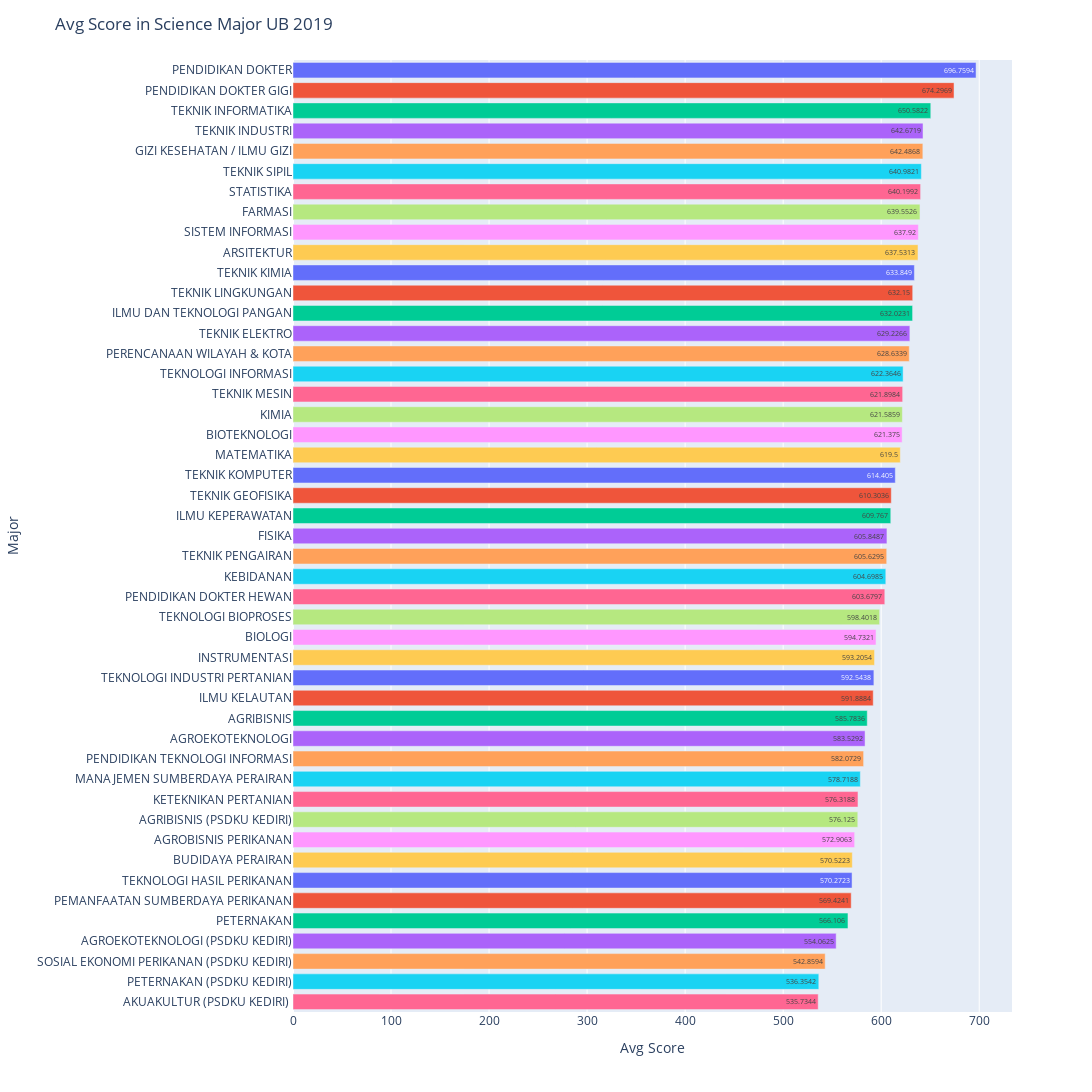

Notebook source saved alongside this figure:
### Code cell
fig = px.bar(data_frame=df_univ_braw_clear.groupby('first_major').mean().reset_index().sort_values('average_score',ascending=False),x='average_score',y='first_major',color='first_major',height=1200,width=1200,text_auto=True)
fig.update_layout(showlegend=False,title='Avg Score in Science Major UB 2019',xaxis_title='Avg Score',yaxis_title='Major',bargap=0.15,
bargroupgap=0.1)
# fig.update_traces(textfont_size=16, textangle=0, textposition="outside", cliponaxis=False)

### Figure 1 — Plotly figure (JSON) as saved in the notebook; plotly's stock layout.template omitted (floating-point values rounded to 4 significant figures)
{"data": [{"alignmentgroup": "True", "hovertemplate": "first_major=%{y}<br>average_score=%{x}<extra></extra>", "legendgroup": "PENDIDIKAN DOKTER", "marker": {"color": "#636efa", "pattern": {"shape": ""}}, "name": "PENDIDIKAN DOKTER", "offsetgroup": "PENDIDIKAN DOKTER", "orientation": "h", "showlegend": true, "textposition": "auto", "texttemplate": "%{x}", "type": "bar", "x": [696.8], "xaxis": "x", "y": ["PENDIDIKAN DOKTER"], "yaxis": "y"}, {"alignmentgroup": "True", "hovertemplate": "first_major=%{y}<br>average_score=%{x}<extra></extra>", "legendgroup": "PENDIDIKAN DOKTER GIGI", "marker": {"color": "#EF553B", "pattern": {"shape": ""}}, "name": "PENDIDIKAN DOKTER GIGI", "offsetgroup": "PENDIDIKAN DOKTER GIGI", "orientation": "h", "showlegend": true, "textposition": "auto", "texttemplate": "%{x}", "type": "bar", "x": [674.3], "xaxis": "x", "y": ["PENDIDIKAN DOKTER GIGI"], "yaxis": "y"}, {"alignmentgroup": "True", "hovertemplate": "first_major=%{y}<br>average_score=%{x}<extra></extra>", "legendgroup": "TEKNIK INFORMATIKA", "marker": {"color": "#00cc96", "pattern": {"shape": ""}}, "name": "TEKNIK INFORMATIKA", "offsetgroup": "TEKNIK INFORMATIKA", "orientation": "h", "showlegend": true, "textposition": "auto", "texttemplate": "%{x}", "type": "bar", "x": [650.6], "xaxis": "x", "y": ["TEKNIK INFORMATIKA"], "yaxis": "y"}, {"alignmentgroup": "True", "hovertemplate": "first_major=%{y}<br>average_score=%{x}<extra></extra>", "legendgroup": "TEKNIK INDUSTRI", "marker": {"color": "#ab63fa", "pattern": {"shape": ""}}, "name": "TEKNIK INDUSTRI", "offsetgroup": "TEKNIK INDUSTRI", "orientation": "h", "showlegend": true, "textposition": "auto", "texttemplate": "%{x}", "type": "bar", "x": [642.7], "xaxis": "x", "y": ["TEKNIK INDUSTRI"], "yaxis": "y"}, {"alignmentgroup": "True", "hovertemplate": "first_major=%{y}<br>average_score=%{x}<extra></extra>", "legendgroup": "GIZI KESEHATAN / ILMU GIZI", "marker": {"color": "#FFA15A", "pattern": {"shape": ""}}, "name": "GIZI KESEHATAN / ILMU GIZI", "offsetgroup": "GIZI KESEHATAN / ILMU GIZI", "orientation": "h", "showlegend": true, "textposition": "auto", "texttemplate": "%{x}", "type": "bar", "x": [642.5], "xaxis": "x", "y": ["GIZI KESEHATAN / ILMU GIZI"], "yaxis": "y"}, {"alignmentgroup": "True", "hovertemplate": "first_major=%{y}<br>average_score=%{x}<extra></extra>", "legendgroup": "TEKNIK SIPIL", "marker": {"color": "#19d3f3", "pattern": {"shape": ""}}, "name": "TEKNIK SIPIL", "offsetgroup": "TEKNIK SIPIL", "orientation": "h", "showlegend": true, "textposition": "auto", "texttemplate": "%{x}", "type": "bar", "x": [641.0], "xaxis": "x", "y": ["TEKNIK SIPIL"], "yaxis": "y"}, {"alignmentgroup": "True", "hovertemplate": "first_major=%{y}<br>average_score=%{x}<extra></extra>", "legendgroup": "STATISTIKA", "marker": {"color": "#FF6692", "pattern": {"shape": ""}}, "name": "STATISTIKA", "offsetgroup": "STATISTIKA", "orientation": "h", "showlegend": true, "textposition": "auto", "texttemplate": "%{x}", "type": "bar", "x": [640.2], "xaxis": "x", "y": ["STATISTIKA"], "yaxis": "y"}, {"alignmentgroup": "True", "hovertemplate": "first_major=%{y}<br>average_score=%{x}<extra></extra>", "legendgroup": "FARMASI", "marker": {"color": "#B6E880", "pattern": {"shape": ""}}, "name": "FARMASI", "offsetgroup": "FARMASI", "orientation": "h", "showlegend": true, "textposition": "auto", "texttemplate": "%{x}", "type": "bar", "x": [639.6], "xaxis": "x", "y": ["FARMASI"], "yaxis": "y"}, {"alignmentgroup": "True", "hovertemplate": "first_major=%{y}<br>average_score=%{x}<extra></extra>", "legendgroup": "SISTEM INFORMASI", "marker": {"color": "#FF97FF", "pattern": {"shape": ""}}, "name": "SISTEM INFORMASI", "offsetgroup": "SISTEM INFORMASI", "orientation": "h", "showlegend": true, "textposition": "auto", "texttemplate": "%{x}", "type": "bar", "x": [637.9], "xaxis": "x", "y": ["SISTEM INFORMASI"], "yaxis": "y"}, {"alignmentgroup": "True", "hovertemplate": "first_major=%{y}<br>average_score=%{x}<extra></extra>", "legendgroup": "ARSITEKTUR", "marker": {"color": "#FECB52", "pattern": {"shape": ""}}, "name": "ARSITEKTUR", "offsetgroup": "ARSITEKTUR", "orientation": "h", "showlegend": true, "textposition": "auto", "texttemplate": "%{x}", "type": "bar", "x": [637.5], "xaxis": "x", "y": ["ARSITEKTUR"], "yaxis": "y"}, {"alignmentgroup": "True", "hovertemplate": "first_major=%{y}<br>average_score=%{x}<extra></extra>", "legendgroup": "TEKNIK KIMIA", "marker": {"color": "#636efa", "pattern": {"shape": ""}}, "name": "TEKNIK KIMIA", "offsetgroup": "TEKNIK KIMIA", "orientation": "h", "showlegend": true, "textposition": "auto", "texttemplate": "%{x}", "type": "bar", "x": [633.8], "xaxis": "x", "y": ["TEKNIK KIMIA"], "yaxis": "y"}, {"alignmentgroup": "True", "hovertemplate": "first_major=%{y}<br>average_score=%{x}<extra></extra>", "legendgroup": "TEKNIK LINGKUNGAN", "marker": {"color": "#EF553B", "pattern": {"shape": ""}}, "name": "TEKNIK LINGKUNGAN", "offsetgroup": "TEKNIK LINGKUNGAN", "orientation": "h", "showlegend": true, "textposition": "auto", "texttemplate": "%{x}", "type": "bar", "x": [632.1], "xaxis": "x", "y": ["TEKNIK LINGKUNGAN"], "yaxis": "y"}, {"alignmentgroup": "True", "hovertemplate": "first_major=%{y}<br>average_score=%{x}<extra></extra>", "legendgroup": "ILMU DAN TEKNOLOGI PANGAN", "marker": {"color": "#00cc96", "pattern": {"shape": ""}}, "name": "ILMU DAN TEKNOLOGI PANGAN", "offsetgroup": "ILMU DAN TEKNOLOGI PANGAN", "orientation": "h", "showlegend": true, "textposition": "auto", "texttemplate": "%{x}", "type": "bar", "x": [632.0], "xaxis": "x", "y": ["ILMU DAN TEKNOLOGI PANGAN"], "yaxis": "y"}, {"alignmentgroup": "True", "hovertemplate": "first_major=%{y}<br>average_score=%{x}<extra></extra>", "legendgroup": "TEKNIK ELEKTRO", "marker": {"color": "#ab63fa", "pattern": {"shape": ""}}, "name": "TEKNIK ELEKTRO", "offsetgroup": "TEKNIK ELEKTRO", "orientation": "h", "showlegend": true, "textposition": "auto", "texttemplate": "%{x}", "type": "bar", "x": [629.2], "xaxis": "x", "y": ["TEKNIK ELEKTRO"], "yaxis": "y"}, {"alignmentgroup": "True", "hovertemplate": "first_major=%{y}<br>average_score=%{x}<extra></extra>", "legendgroup": "PERENCANAAN WILAYAH & KOTA", "marker": {"color": "#FFA15A", "pattern": {"shape": ""}}, "name": "PERENCANAAN WILAYAH & KOTA", "offsetgroup": "PERENCANAAN WILAYAH & KOTA", "orientation": "h", "showlegend": true, "textposition": "auto", "texttemplate": "%{x}", "type": "bar", "x": [628.6], "xaxis": "x", "y": ["PERENCANAAN WILAYAH & KOTA"], "yaxis": "y"}, {"alignmentgroup": "True", "hovertemplate": "first_major=%{y}<br>average_score=%{x}<extra></extra>", "legendgroup": "TEKNOLOGI INFORMASI", "marker": {"color": "#19d3f3", "pattern": {"shape": ""}}, "name": "TEKNOLOGI INFORMASI", "offsetgroup": "TEKNOLOGI INFORMASI", "orientation": "h", "showlegend": true, "textposition": "auto", "texttemplate": "%{x}", "type": "bar", "x": [622.4], "xaxis": "x", "y": ["TEKNOLOGI INFORMASI"], "yaxis": "y"}, {"alignmentgroup": "True", "hovertemplate": "first_major=%{y}<br>average_score=%{x}<extra></extra>", "legendgroup": "TEKNIK MESIN", "marker": {"color": "#FF6692", "pattern": {"shape": ""}}, "name": "TEKNIK MESIN", "offsetgroup": "TEKNIK MESIN", "orientation": "h", "showlegend": true, "textposition": "auto", "texttemplate": "%{x}", "type": "bar", "x": [621.9], "xaxis": "x", "y": ["TEKNIK MESIN"], "yaxis": "y"}, {"alignmentgroup": "True", "hovertemplate": "first_major=%{y}<br>average_score=%{x}<extra></extra>", "legendgroup": "KIMIA", "marker": {"color": "#B6E880", "pattern": {"shape": ""}}, "name": "KIMIA", "offsetgroup": "KIMIA", "orientation": "h", "showlegend": true, "textposition": "auto", "texttemplate": "%{x}", "type": "bar", "x": [621.6], "xaxis": "x", "y": ["KIMIA"], "yaxis": "y"}, {"alignmentgroup": "True", "hovertemplate": "first_major=%{y}<br>average_score=%{x}<extra></extra>", "legendgroup": "BIOTEKNOLOGI", "marker": {"color": "#FF97FF", "pattern": {"shape": ""}}, "name": "BIOTEKNOLOGI", "offsetgroup": "BIOTEKNOLOGI", "orientation": "h", "showlegend": true, "textposition": "auto", "texttemplate": "%{x}", "type": "bar", "x": [621.4], "xaxis": "x", "y": ["BIOTEKNOLOGI"], "yaxis": "y"}, {"alignmentgroup": "True", "hovertemplate": "first_major=%{y}<br>average_score=%{x}<extra></extra>", "legendgroup": "MATEMATIKA", "marker": {"color": "#FECB52", "pattern": {"shape": ""}}, "name": "MATEMATIKA", "offsetgroup": "MATEMATIKA", "orientation": "h", "showlegend": true, "textposition": "auto", "texttemplate": "%{x}", "type": "bar", "x": [619.5], "xaxis": "x", "y": ["MATEMATIKA"], "yaxis": "y"}, {"alignmentgroup": "True", "hovertemplate": "first_major=%{y}<br>average_score=%{x}<extra></extra>", "legendgroup": "TEKNIK KOMPUTER", "marker": {"color": "#636efa", "pattern": {"shape": ""}}, "name": "TEKNIK KOMPUTER", "offsetgroup": "TEKNIK KOMPUTER", "orientation": "h", "showlegend": true, "textposition": "auto", "texttemplate": "%{x}", "type": "bar", "x": [614.4], "xaxis": "x", "y": ["TEKNIK KOMPUTER"], "yaxis": "y"}, {"alignmentgroup": "True", "hovertemplate": "first_major=%{y}<br>average_score=%{x}<extra></extra>", "legendgroup": "TEKNIK GEOFISIKA", "marker": {"color": "#EF553B", "pattern": {"shape": ""}}, "name": "TEKNIK GEOFISIKA", "offsetgroup": "TEKNIK GEOFISIKA", "orientation": "h", "showlegend": true, "textposition": "auto", "texttemplate": "%{x}", "type": "bar", "x": [610.3], "xaxis": "x", "y": ["TEKNIK GEOFISIKA"], "yaxis": "y"}, {"alignmentgroup": "True", "hovertemplate": "first_major=%{y}<br>average_score=%{x}<extra></extra>", "legendgroup": "ILMU KEPERAWATAN", "marker": {"color": "#00cc96", "pattern": {"shape": ""}}, "name": "ILMU KEPERAWATAN", "offsetgroup": "ILMU KEPERAWATAN", "orientation": "h", "showlegend": true, "textposition": "auto", "texttemplate": "%{x}", "type": "bar", "x": [609.8], "xaxis": "x", "y": ["ILMU KEPERAWATAN"], "yaxis": "y"}, {"alignmentgroup": "True", "hovertemplate": "first_major=%{y}<br>average_score=%{x}<extra></extra>", "legendgroup": "FISIKA", "marker": {"color": "#ab63fa", "pattern": {"shape": ""}}, "name": "FISIKA", "offsetgroup": "FISIKA", "orientation": "h", "showlegend": true, "textposition": "auto", "texttemplate": "%{x}", "type": "bar", "x": [605.8], "xaxis": "x", "y": ["FISIKA"], "yaxis": "y"}, {"alignmentgroup": "True", "hovertemplate": "first_major=%{y}<br>average_score=%{x}<extra></extra>", "legendgroup": "TEKNIK PENGAIRAN", "marker": {"color": "#FFA15A", "pattern": {"shape": ""}}, "name": "TEKNIK PENGAIRAN", "offsetgroup": "TEKNIK PENGAIRAN", "orientation": "h", "showlegend": true, "textposition": "auto", "texttemplate": "%{x}", "type": "bar", "x": [605.6], "xaxis": "x", "y": ["TEKNIK PENGAIRAN"], "yaxis": "y"}, {"alignmentgroup": "True", "hovertemplate": "first_major=%{y}<br>average_score=%{x}<extra></extra>", "legendgroup": "KEBIDANAN", "marker": {"color": "#19d3f3", "pattern": {"shape": ""}}, "name": "KEBIDANAN", "offsetgroup": "KEBIDANAN", "orientation": "h", "showlegend": true, "textposition": "auto", "texttemplate": "%{x}", "type": "bar", "x": [604.7], "xaxis": "x", "y": ["KEBIDANAN"], "yaxis": "y"}, {"alignmentgroup": "True", "hovertemplate": "first_major=%{y}<br>average_score=%{x}<extra></extra>", "legendgroup": "PENDIDIKAN DOKTER HEWAN", "marker": {"color": "#FF6692", "pattern": {"shape": ""}}, "name": "PENDIDIKAN DOKTER HEWAN", "offsetgroup": "PENDIDIKAN DOKTER HEWAN", "orientation": "h", "showlegend": true, "textposition": "auto", "texttemplate": "%{x}", "type": "bar", "x": [603.7], "xaxis": "x", "y": ["PENDIDIKAN DOKTER HEWAN"], "yaxis": "y"}, {"alignmentgroup": "True", "hovertemplate": "first_major=%{y}<br>average_score=%{x}<extra></extra>", "legendgroup": "TEKNOLOGI BIOPROSES", "marker": {"color": "#B6E880", "pattern": {"shape": ""}}, "name": "TEKNOLOGI BIOPROSES", "offsetgroup": "TEKNOLOGI BIOPROSES", "orientation": "h", "showlegend": true, "textposition": "auto", "texttemplate": "%{x}", "type": "bar", "x": [598.4], "xaxis": "x", "y": ["TEKNOLOGI BIOPROSES"], "yaxis": "y"}, {"alignmentgroup": "True", "hovertemplate": "first_major=%{y}<br>average_score=%{x}<extra></extra>", "legendgroup": "BIOLOGI", "marker": {"color": "#FF97FF", "pattern": {"shape": ""}}, "name": "BIOLOGI", "offsetgroup": "BIOLOGI", "orientation": "h", "showlegend": true, "textposition": "auto", "texttemplate": "%{x}", "type": "bar", "x": [594.7], "xaxis": "x", "y": ["BIOLOGI"], "yaxis": "y"}, {"alignmentgroup": "True", "hovertemplate": "first_major=%{y}<br>average_score=%{x}<extra></extra>", "legendgroup": "INSTRUMENTASI", "marker": {"color": "#FECB52", "pattern": {"shape": ""}}, "name": "INSTRUMENTASI", "offsetgroup": "INSTRUMENTASI", "orientation": "h", "showlegend": true, "textposition": "auto", "texttemplate": "%{x}", "type": "bar", "x": [593.2], "xaxis": "x", "y": ["INSTRUMENTASI"], "yaxis": "y"}, {"alignmentgroup": "True", "hovertemplate": "first_major=%{y}<br>average_score=%{x}<extra></extra>", "legendgroup": "TEKNOLOGI INDUSTRI PERTANIAN", "marker": {"color": "#636efa", "pattern": {"shape": ""}}, "name": "TEKNOLOGI INDUSTRI PERTANIAN", "offsetgroup": "TEKNOLOGI INDUSTRI PERTANIAN", "orientation": "h", "showlegend": true, "textposition": "auto", "texttemplate": "%{x}", "type": "bar", "x": [592.5], "xaxis": "x", "y": ["TEKNOLOGI INDUSTRI PERTANIAN"], "yaxis": "y"}, {"alignmentgroup": "True", "hovertemplate": "first_major=%{y}<br>average_score=%{x}<extra></extra>", "legendgroup": "ILMU KELAUTAN", "marker": {"color": "#EF553B", "pattern": {"shape": ""}}, "name": "ILMU KELAUTAN", "offsetgroup": "ILMU KELAUTAN", "orientation": "h", "showlegend": true, "textposition": "auto", "texttemplate": "%{x}", "type": "bar", "x": [591.9], "xaxis": "x", "y": ["ILMU KELAUTAN"], "yaxis": "y"}, {"alignmentgroup": "True", "hovertemplate": "first_major=%{y}<br>average_score=%{x}<extra></extra>", "legendgroup": "AGRIBISNIS", "marker": {"color": "#00cc96", "pattern": {"shape": ""}}, "name": "AGRIBISNIS", "offsetgroup": "AGRIBISNIS", "orientation": "h", "showlegend": true, "textposition": "auto", "texttemplate": "%{x}", "type": "bar", "x": [585.8], "xaxis": "x", "y": ["AGRIBISNIS"], "yaxis": "y"}, {"alignmentgroup": "True", "hovertemplate": "first_major=%{y}<br>average_score=%{x}<extra></extra>", "legendgroup": "AGROEKOTEKNOLOGI", "marker": {"color": "#ab63fa", "pattern": {"shape": ""}}, "name": "AGROEKOTEKNOLOGI", "offsetgroup": "AGROEKOTEKNOLOGI", "orientation": "h", "showlegend": true, "textposition": "auto", "texttemplate": "%{x}", "type": "bar", "x": [583.5], "xaxis": "x", "y": ["AGROEKOTEKNOLOGI"], "yaxis": "y"}, {"alignmentgroup": "True", "hovertemplate": "first_major=%{y}<br>average_score=%{x}<extra></extra>", "legendgroup": "PENDIDIKAN TEKNOLOGI INFORMASI", "marker": {"color": "#FFA15A", "pattern": {"shape": ""}}, "name": "PENDIDIKAN TEKNOLOGI INFORMASI", "offsetgroup": "PENDIDIKAN TEKNOLOGI INFORMASI", "orientation": "h", "showlegend": true, "textposition": "auto", "texttemplate": "%{x}", "type": "bar", "x": [582.1], "xaxis": "x", "y": ["PENDIDIKAN TEKNOLOGI INFORMASI"], "yaxis": "y"}, {"alignmentgroup": "True", "hovertemplate": "first_major=%{y}<br>average_score=%{x}<extra></extra>", "legendgroup": "MANAJEMEN SUMBERDAYA PERAIRAN", "marker": {"color": "#19d3f3", "pattern": {"shape": ""}}, "name": "MANAJEMEN SUMBERDAYA PERAIRAN", "offsetgroup": "MANAJEMEN SUMBERDAYA PERAIRAN", "orientation": "h", "showlegend": true, "textposition": "auto", "texttemplate": "%{x}", "type": "bar", "x": [578.7], "xaxis": "x", "y": ["MANAJEMEN SUMBERDAYA PERAIRAN"], "yaxis": "y"}, {"alignmentgroup": "True", "hovertemplate": "first_major=%{y}<br>average_score=%{x}<extra></extra>", "legendgroup": "KETEKNIKAN PERTANIAN", "marker": {"color": "#FF6692", "pattern": {"shape": ""}}, "name": "KETEKNIKAN PERTANIAN", "offsetgroup": "KETEKNIKAN PERTANIAN", "orientation": "h", "showlegend": true, "textposition": "auto", "texttemplate": "%{x}", "type": "bar", "x": [576.3], "xaxis": "x", "y": ["KETEKNIKAN PERTANIAN"], "yaxis": "y"}, {"alignmentgroup": "True", "hovertemplate": "first_major=%{y}<br>average_score=%{x}<extra></extra>", "legendgroup": "AGRIBISNIS (PSDKU KEDIRI)", "marker": {"color": "#B6E880", "pattern": {"shape": ""}}, "name": "AGRIBISNIS (PSDKU KEDIRI)", "offsetgroup": "AGRIBISNIS (PSDKU KEDIRI)", "orientation": "h", "showlegend": true, "textposition": "auto", "texttemplate": "%{x}", "type": "bar", "x": [576.1], "xaxis": "x", "y": ["AGRIBISNIS (PSDKU KEDIRI)"], "yaxis": "y"}, {"alignmentgroup": "True", "hovertemplate": "first_major=%{y}<br>average_score=%{x}<extra></extra>", "legendgroup": "AGROBISNIS PERIKANAN", "marker": {"color": "#FF97FF", "pattern": {"shape": ""}}, "name": "AGROBISNIS PERIKANAN", "offsetgroup": "AGROBISNIS PERIKANAN", "orientation": "h", "showlegend": true, "textposition": "auto", "texttemplate": "%{x}", "type": "bar", "x": [572.9], "xaxis": "x", "y": ["AGROBISNIS PERIKANAN"], "yaxis": "y"}, {"alignmentgroup": "True", "hovertemplate": "first_major=%{y}<br>average_score=%{x}<extra></extra>", "legendgroup": "BUDIDAYA PERAIRAN", "marker": {"color": "#FECB52", "pattern": {"shape": ""}}, "name": "BUDIDAYA PERAIRAN", "offsetgroup": "BUDIDAYA PERAIRAN", "orientation": "h", "showlegend": true, "textposition": "auto", "texttemplate": "%{x}", "type": "bar", "x": [570.5], "xaxis": "x", "y": ["BUDIDAYA PERAIRAN"], "yaxis": "y"}, {"alignmentgroup": "True", "hovertemplate": "first_major=%{y}<br>average_score=%{x}<extra></extra>", "legendgroup": "TEKNOLOGI HASIL PERIKANAN", "marker": {"color": "#636efa", "pattern": {"shape": ""}}, "name": "TEKNOLOGI HASIL PERIKANAN", "offsetgroup": "TEKNOLOGI HASIL PERIKANAN", "orientation": "h", "showlegend": true, "textposition": "auto", "texttemplate": "%{x}", "type": "bar", "x": [570.3], "xaxis": "x", "y": ["TEKNOLOGI HASIL PERIKANAN"], "yaxis": "y"}, {"alignmentgroup": "True", "hovertemplate": "first_major=%{y}<br>average_score=%{x}<extra></extra>", "legendgroup": "PEMANFAATAN SUMBERDAYA PERIKANAN", "marker": {"color": "#EF553B", "pattern": {"shape": ""}}, "name": "PEMANFAATAN SUMBERDAYA PERIKANAN", "offsetgroup": "PEMANFAATAN SUMBERDAYA PERIKANAN", "orientation": "h", "showlegend": true, "textposition": "auto", "texttemplate": "%{x}", "type": "bar", "x": [569.4], "xaxis": "x", "y": ["PEMANFAATAN SUMBERDAYA PERIKANAN"], "yaxis": "y"}, {"alignmentgroup": "True", "hovertemplate": "first_major=%{y}<br>average_score=%{x}<extra></extra>", "legendgroup": "PETERNAKAN", "marker": {"color": "#00cc96", "pattern": {"shape": ""}}, "name": "PETERNAKAN", "offsetgroup": "PETERNAKAN", "orientation": "h", "showlegend": true, "textposition": "auto", "texttemplate": "%{x}", "type": "bar", "x": [566.1], "xaxis": "x", "y": ["PETERNAKAN"], "yaxis": "y"}, {"alignmentgroup": "True", "hovertemplate": "first_major=%{y}<br>average_score=%{x}<extra></extra>", "legendgroup": "AGROEKOTEKNOLOGI (PSDKU KEDIRI)", "marker": {"color": "#ab63fa", "pattern": {"shape": ""}}, "name": "AGROEKOTEKNOLOGI (PSDKU KEDIRI)", "offsetgroup": "AGROEKOTEKNOLOGI (PSDKU KEDIRI)", "orientation": "h", "showlegend": true, "textposition": "auto", "texttemplate": "%{x}", "type": "bar", "x": [554.1], "xaxis": "x", "y": ["AGROEKOTEKNOLOGI (PSDKU KEDIRI)"], "yaxis": "y"}, {"alignmentgroup": "True", "hovertemplate": "first_major=%{y}<br>average_score=%{x}<extra></extra>", "legendgroup": "SOSIAL EKONOMI PERIKANAN (PSDKU KEDIRI)", "marker": {"color": "#FFA15A", "pattern": {"shape": ""}}, "name": "SOSIAL EKONOMI PERIKANAN (PSDKU KEDIRI)", "offsetgroup": "SOSIAL EKONOMI PERIKANAN (PSDKU KEDIRI)", "orientation": "h", "showlegend": true, "textposition": "auto", "texttemplate": "%{x}", "type": "bar", "x": [542.9], "xaxis": "x", "y": ["SOSIAL EKONOMI PERIKANAN (PSDKU KEDIRI)"], "yaxis": "y"}, {"alignmentgroup": "True", "hovertemplate": "first_major=%{y}<br>average_score=%{x}<extra></extra>", "legendgroup": "PETERNAKAN (PSDKU KEDIRI)", "marker": {"color": "#19d3f3", "pattern": {"shape": ""}}, "name": "PETERNAKAN (PSDKU KEDIRI)", "offsetgroup": "PETERNAKAN (PSDKU KEDIRI)", "orientation": "h", "showlegend": true, "textposition": "auto", "texttemplate": "%{x}", "type": "bar", "x": [536.4], "xaxis": "x", "y": ["PETERNAKAN (PSDKU KEDIRI)"], "yaxis": "y"}, {"alignmentgroup": "True", "hovertemplate": "first_major=%{y}<br>average_score=%{x}<extra></extra>", "legendgroup": "AKUAKULTUR (PSDKU KEDIRI) ", "marker": {"color": "#FF6692", "pattern": {"shape": ""}}, "name": "AKUAKULTUR (PSDKU KEDIRI) ", "offsetgroup": "AKUAKULTUR (PSDKU KEDIRI) ", "orientation": "h", "showlegend": true, "textposition": "auto", "texttemplate": "%{x}", "type": "bar", "x": [535.7], "xaxis": "x", "y": ["AKUAKULTUR (PSDKU KEDIRI) "], "yaxis": "y"}], "layout": {"bargap": 0.15, "bargroupgap": 0.1, "barmode": "relative", "height": 1200, "legend": {"title": {"text": "first_major"}, "tracegroupgap": 0}, "margin": {"t": 60}, "showlegend": false, "title": {"text": "Avg Score in Science Major UB 2019"}, "width": 1200, "xaxis": {"anchor": "y", "domain": [0, 1], "title": {"text": "Avg Score"}}, "yaxis": {"anchor": "x", "categoryarray": ["AKUAKULTUR (PSDKU KEDIRI) ", "PETERNAKAN (PSDKU KEDIRI)", "SOSIAL EKONOMI PERIKANAN (PSDKU KEDIRI)", "AGROEKOTEKNOLOGI (PSDKU KEDIRI)", "PETERNAKAN", "PEMANFAATAN SUMBERDAYA PERIKANAN", "TEKNOLOGI HASIL PERIKANAN", "BUDIDAYA PERAIRAN", "AGROBISNIS PERIKANAN", "AGRIBISNIS (PSDKU KEDIRI)", "KETEKNIKAN PERTANIAN", "MANAJEMEN SUMBERDAYA PERAIRAN", "PENDIDIKAN TEKNOLOGI INFORMASI", "AGROEKOTEKNOLOGI", "AGRIBISNIS", "ILMU KELAUTAN", "TEKNOLOGI INDUSTRI PERTANIAN", "INSTRUMENTASI", "BIOLOGI", "TEKNOLOGI BIOPROSES", "PENDIDIKAN DOKTER HEWAN", "KEBIDANAN", "TEKNIK PENGAIRAN", "FISIKA", "ILMU KEPERAWATAN", "TEKNIK GEOFISIKA", "TEKNIK KOMPUTER", "MATEMATIKA", "BIOTEKNOLOGI", "KIMIA", "TEKNIK MESIN", "TEKNOLOGI INFORMASI", "PERENCANAAN WILAYAH & KOTA", "TEKNIK ELEKTRO", "ILMU DAN TEKNOLOGI PANGAN", "TEKNIK LINGKUNGAN", "TEKNIK KIMIA", "ARSITEKTUR", "SISTEM INFORMASI", "FARMASI", "STATISTIKA", "TEKNIK SIPIL", "GIZI KESEHATAN / ILMU GIZI", "TEKNIK INDUSTRI", "TEKNIK INFORMATIKA", "PENDIDIKAN DOKTER GIGI", "PENDIDIKAN DOKTER"], "categoryorder": "array", "domain": [0, 1], "title": {"text": "Major"}}}}
